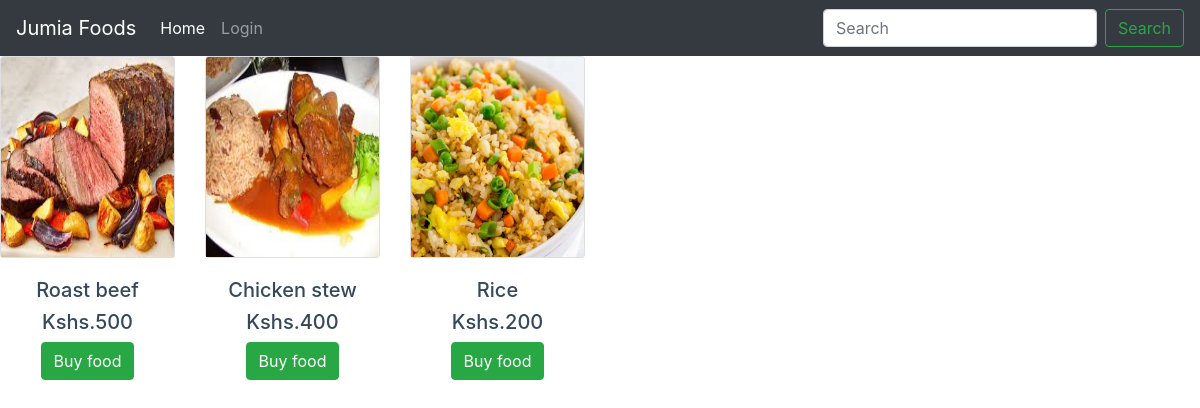
The page / on the database its author committed.
### tables this page shows
CREATE TABLE `foods` (
  `fid` int(11) NOT NULL,
  `food_name` varchar(255) NOT NULL,
  `image` varchar(255) NOT NULL,
  `price` varchar(255) NOT NULL,
  `date` timestamp NOT NULL DEFAULT CURRENT_TIMESTAMP ON UPDATE CURRENT_TIMESTAMP
);

### index.php (the view, shortened to what this page needs)
<?php
    include("header.php")
?>
    <div class="row">
        <?php
            $q = "SELECT * FROM foods ORDER BY date DESC";
            $rQ = mysqli_query($con, $q);
            while($rw = mysqli_fetch_array($rQ)){
                echo "
                    <div class='col-lg-2 col-md-3'>
                        <div class='card'>
                            <img src='images/".$rw['image']."' class='card-img-top' height='200px'/>
                        </div>
                        <div class='card-body' style='text-align:center; color:#34495E; font-weight:bolder;'>
                            <h5>".$rw['food_name']."</h5>
                            <h5>Kshs.".$rw['price']."</h5>
                            <button class='btn btn-success btn_buy' id='".$rw['fid']."'>Buy food</button>
                        </div>
                    </div>
                ";
            }
        ?>
    </div>
<?php
    include("footer.php")
?>

### header.php (shortened to what this page needs)
<!Doctype html>
<html>
    <head>
        <link rel="stylesheet" type="text/css" href="bootstrap/css/bootstrap.min.css" />
        <link rel="stylesheet" type="text/css" href="css/main.css" />
    </head>
    <body>
        <nav class="navbar navbar-expand-lg navbar-dark bg-dark">
            <a class="navbar-brand" href="../index.php">Jumia Foods</a>
            <div class="collapse navbar-collapse" id="navbarTogglerDemo03">
                <ul class="navbar-nav mr-auto mt-2 mt-lg-0">
                <li class="nav-item active">
                    <a class="nav-link" href="../index.php">Home <span class="sr-only">(current)</span></a>
                </li>
                <li class="nav-item">
                    <a class="nav-link" href="admin/login.php">Login</a>
                </li>
                </ul>
                <form class="form-inline my-2 my-lg-0">
                <input class="form-control mr-sm-2" type="search" placeholder="Search" aria-label="Search">
                <button class="btn btn-outline-success my-2 my-sm-0" type="submit">Search</button>
                </form>
            </div>
        </nav>

### footer.php (shortened to what this page needs)
    </body>
</html>

### rows shown on the page
foods: image (picture), food_name "Roast beef", price "500"
foods: image (picture), food_name "Chicken stew", price "400"
foods: image (picture), food_name "Rice", price "200"
